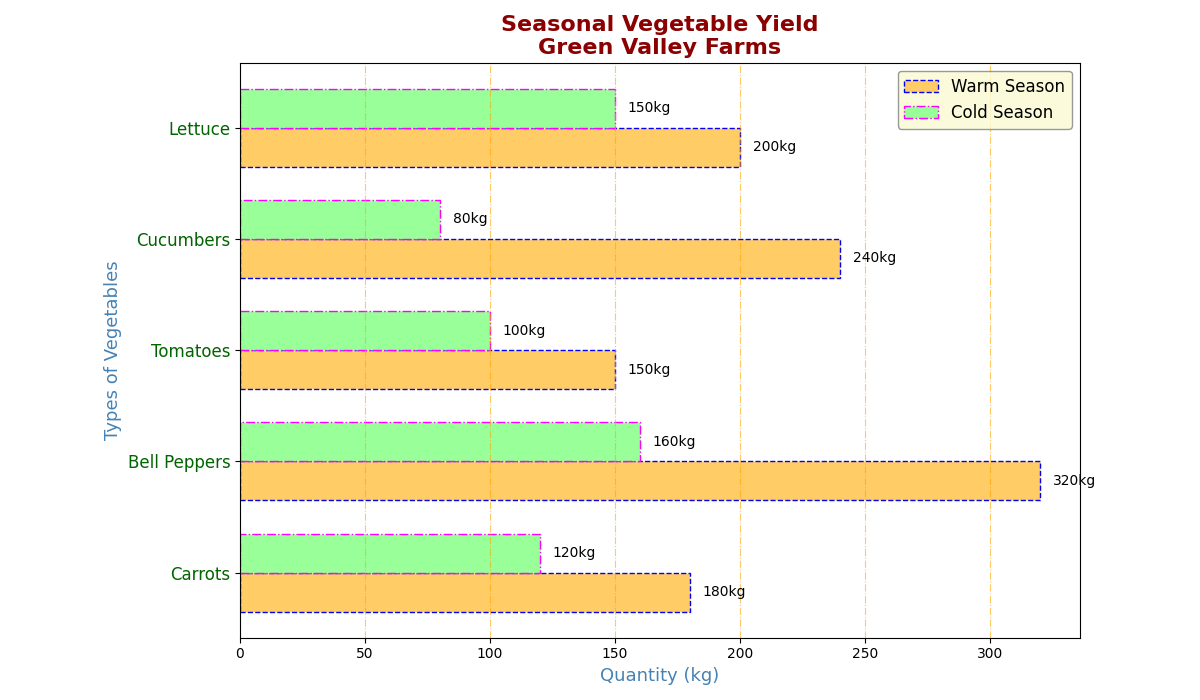

This figure's Python source:
import matplotlib.pyplot as plt
import numpy as np

veggie_types = ['Carrots', 'Bell Peppers', 'Tomatoes', 'Cucumbers', 'Lettuce']
summer_harvest = [180, 320, 150, 240, 200]
winter_harvest = [120, 160, 100, 80, 150]
y_positions = np.arange(len(veggie_types))
bar_height = 0.35

fig, ax = plt.subplots(figsize=(12, 7))

bars_summer = ax.barh(y_positions - bar_height / 2, summer_harvest, bar_height,
                      label='Warm Season', color='#FFCC66', edgecolor='blue', linestyle='--')
bars_winter = ax.barh(y_positions + bar_height / 2, winter_harvest, bar_height,
                      label='Cold Season', color='#99FF99', edgecolor='magenta', linestyle='-.')

for bar in bars_summer + bars_winter:
    width = bar.get_width()
    ax.text(width + 5, bar.get_y() + bar.get_height() / 2, f'{width}kg', 
            va='center', ha='left', fontsize=10, weight='normal')

ax.set_ylabel('Types of Vegetables', fontsize=13, weight='normal', color='steelblue')
ax.set_xlabel('Quantity (kg)', fontsize=13, weight='normal', color='steelblue')
ax.set_title('Seasonal Vegetable Yield\nGreen Valley Farms', fontsize=16, weight='bold', color='darkred')

ax.set_yticks(y_positions)
ax.set_yticklabels(veggie_types, fontsize=12, color='darkgreen')

ax.xaxis.grid(True, linestyle='-.', color='orange', alpha=0.6)

ax.legend(loc='upper right', fontsize=12, edgecolor='gray', facecolor='lightgoldenrodyellow')

plt.tight_layout()
plt.subplots_adjust(right=0.9, left=0.2)

plt.show()
